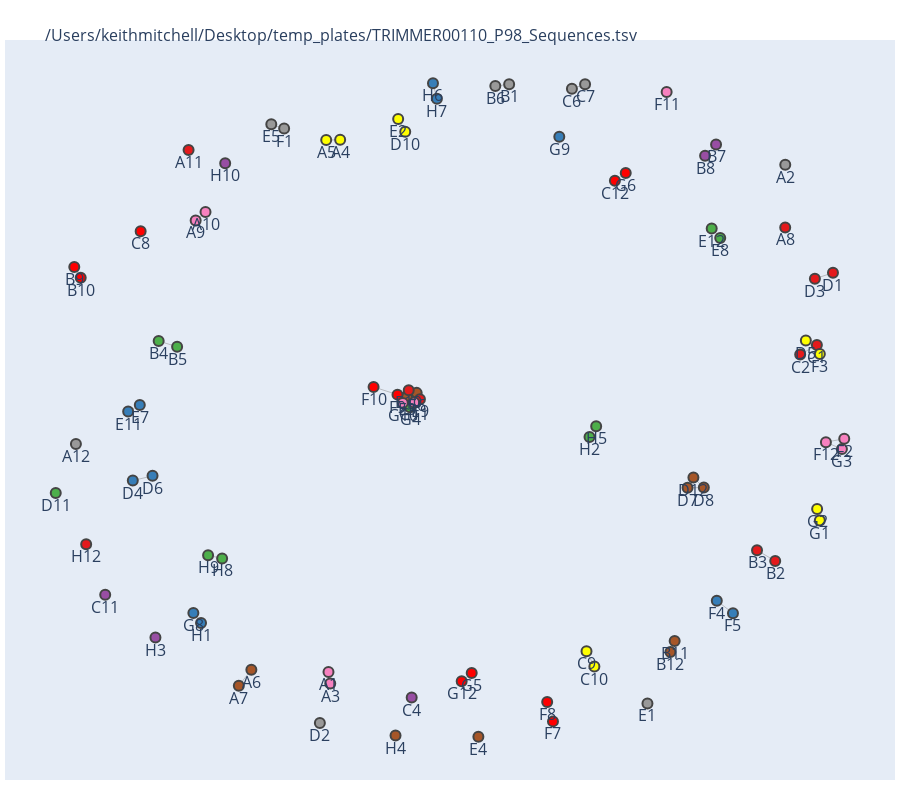
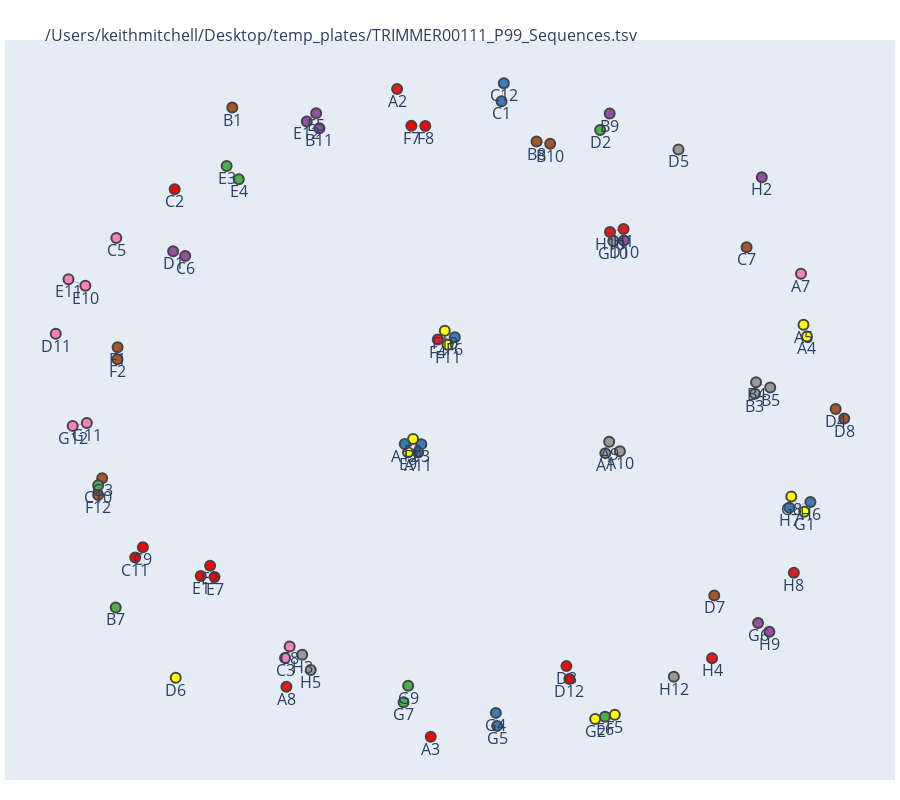
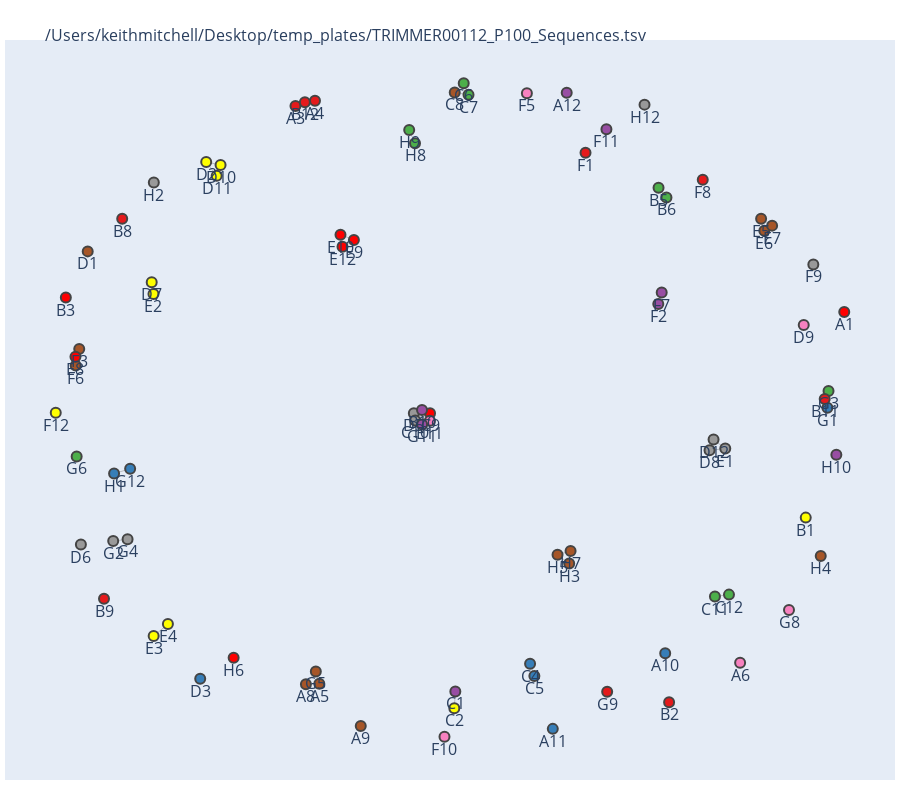
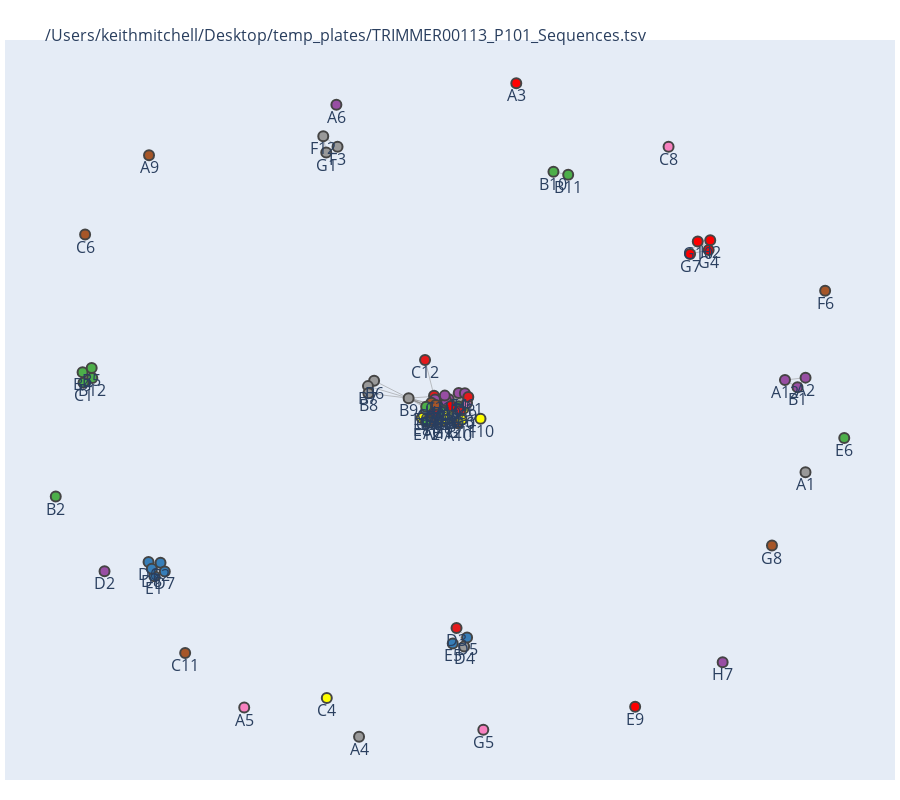

The notebook cell these images were saved under, in order:
### Code cell
# just do glob here
import glob
# get all the files in the temp_plates directory
files = glob.glob("/Users/keithmitchell/Desktop/temp_plates/*_Sequences.tsv")
# sort the globbed files
files.sort()
# loop through the files
for i, file in enumerate(files):
    # print("---------------")
    # print(f"Processing file {file}")

    # look in desktop/temp_plates
    fig = create_plotly_network_graph(create_graph(read_in_nodes(file)), file)
    
    # write out the figure as an html
    #fig.write_html(f"{project}_{plate}_LightChain.html")
    fig.show()
